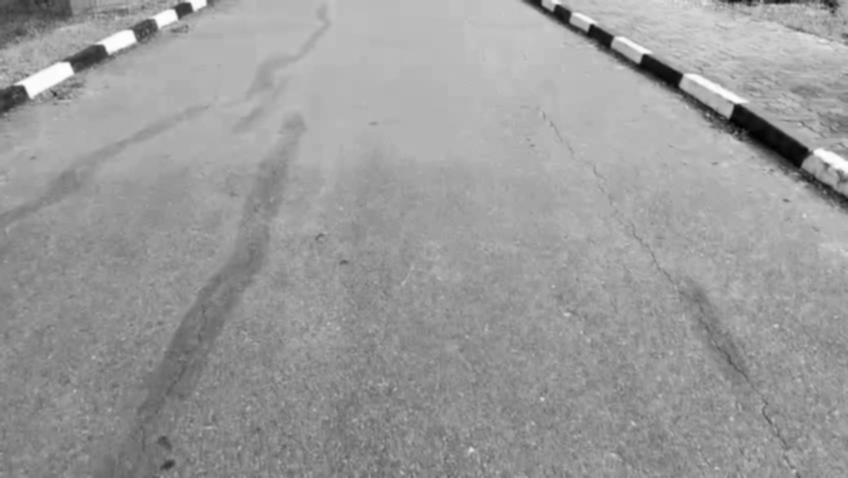
#> input picture enhanced_gaussian_contrast/frame_0040.png, 848 x 478 px, found by its file name; its folder holds only this picture in this run
$ jupyter execute --allow-errors clahe.ipynb
#> lines starting #> are read from the running program, lines starting #| are printed output that depends on the picture
[cell 1]
import cv2
import os
import numpy as np

# Input folders: use the contrast-stretched frames as input
input_folders = {
    "gaussian": "enhanced_gaussian_contrast",
    "median": "enhanced_median_contrast"
}

# Output folders: CLAHE enhanced frames
output_folders = {
    "gaussian": "enhanced_gaussian_clahe",
    "median": "enhanced_median_clahe"
}

# Create output folders if they don't exist
for folder in output_folders.values():
    os.makedirs(folder, exist_ok=True)
#> further down, img is the input picture: shape (478, 848); min 0, max 255, mean 154.9

# Function: Apply optimized CLAHE
def apply_optimized_clahe(img, clip_limit=2.0, tile_grid_size=(16,16), blend_alpha=0.8):
    """
    Apply CLAHE with optional blending to reduce roughness.
    - img: input grayscale image
    - clip_limit: CLAHE clip limit
    - tile_grid_size: size of tiles
    - blend_alpha: weight of CLAHE output when blending with original
    """
#> called with clip_limit = 2, tile_grid_size = (16, 16), blend_alpha = 0.8
    clahe = cv2.createCLAHE(clipLimit=clip_limit, tileGridSize=tile_grid_size)
    clahe_img = clahe.apply(img)
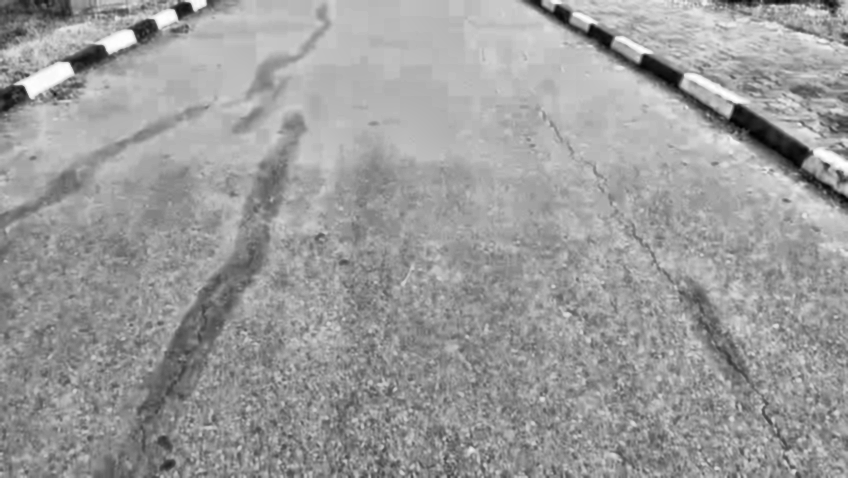
#> clahe_img: shape (478, 848); min 0, max 255, mean 155.7

    # Optional smoothing to reduce roughness
    clahe_img = cv2.GaussianBlur(clahe_img, (3,3), 0)

    # Blend with original to preserve natural look
    final_img = cv2.addWeighted(clahe_img, blend_alpha, img, 1 - blend_alpha, 0)
#> `orig_contrast = np.std(img)`: orig_contrast = 26.75
#> `new_contrast = np.std(enhanced_img)`: new_contrast = 30
#| frame_0040.png: Original Contrast=26.75, CLAHE Contrast=30.00
    return final_img

# Process frames
#> (the rest of this cell did not finish here and is left out)
